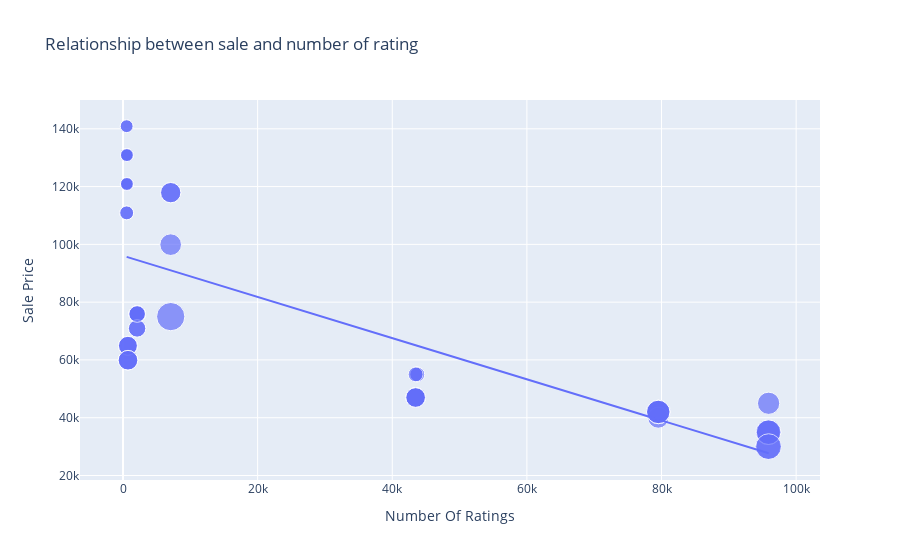

The notebook cell saved with this chart:
### Code cell
figure = px.scatter(data_frame = data, x = "Number Of Ratings", 
                    y = "Sale Price", size = "Discount Percentage", trendline = "ols",
                    title = "Relationship between sale and number of rating")
figure.show()

### Figure 1 — Plotly figure (JSON) as saved in the notebook; plotly's stock layout.template omitted (floating-point values rounded to 4 significant figures)
{"data": [{"hovertemplate": "Number Of Ratings=%{x}<br>Sale Price=%{y}<br>Discount Percentage=%{marker.size}<extra></extra>", "legendgroup": "", "marker": {"color": "#636efa", "size": [0, 0, 0, 0, 0, 0, 0, 0, 0, 20, 16, 20, 20, 20, 0, 0, 0, 0, 29, 15, 0, 15, 17, 18, 6, 6, 13, 6, 14, 10, 7, 6, 6, 13, 13, 10, 10, 6, 14, 6, 10, 6, 11, 11, 10, 14, 7, 6, 6, 6, 8, 8, 24, 22, 22, 22, 8, 24, 14, 14, 14, 14], "sizemode": "area", "sizeref": 0.0725, "symbol": "circle"}, "mode": "markers", "name": "", "orientation": "v", "showlegend": false, "type": "scatter", "x": [3431, 3431, 3431, 11202, 11202, 3431, 3431, 11202, 1454, 79512, 79512, 79582, 79512, 79512, 1078, 1078, 1078, 1078, 7088, 7088, 1078, 7088, 7081, 95909, 542, 580, 740, 545, 740, 2101, 545, 580, 580, 730, 730, 2101, 2101, 580, 740, 580, 2092, 545, 2101, 2092, 2101, 740, 545, 580, 580, 580, 43707, 43707, 95807, 95909, 95807, 95909, 43470, 95909, 43470, 43470, 43470, 43470], "xaxis": "x", "y": [49900, 84900, 84900, 77000, 77000, 49900, 49900, 77000, 89900, 41999, 39999, 41999, 41999, 41999, 131900, 117100, 131900, 117100, 74999, 117900, 117100, 117900, 99900, 44999, 140900, 130900, 64900, 120900, 59900, 75900, 110900, 130900, 120900, 64900, 64900, 75900, 75900, 120900, 59900, 120900, 75900, 140900, 70900, 70900, 75900, 59900, 110900, 120900, 130900, 130900, 54999, 54999, 29999, 34999, 34999, 34999, 54999, 29999, 46999, 46999, 46999, 46999], "yaxis": "y"}, {"hovertemplate": "<b>OLS trendline</b><br>Sale Price = -0.712783 * Number Of Ratings + 96054.8<br>R<sup>2</sup>=0.492139<br><br>Number Of Ratings=%{x}<br>Sale Price=%{y} <b>(trend)</b><extra></extra>", "legendgroup": "", "marker": {"color": "#636efa", "symbol": "circle"}, "mode": "lines", "name": "", "showlegend": false, "type": "scatter", "x": [542, 545, 545, 545, 545, 580, 580, 580, 580, 580, 580, 580, 580, 730, 730, 740, 740, 740, 740, 1078, 1078, 1078, 1078, 1078, 1454, 2092, 2092, 2101, 2101, 2101, 2101, 2101, 3431, 3431, 3431, 3431, 3431, 7081, 7088, 7088, 7088, 11202, 11202, 11202, 43470, 43470, 43470, 43470, 43470, 43707, 43707, 79512, 79512, 79512, 79512, 79582, 95807, 95807, 95909, 95909, 95909, 95909], "xaxis": "x", "y": [95670.0, 95670.0, 95670.0, 95670.0, 95670.0, 95640.0, 95640.0, 95640.0, 95640.0, 95640.0, 95640.0, 95640.0, 95640.0, 95530.0, 95530.0, 95530.0, 95530.0, 95530.0, 95530.0, 95290.0, 95290.0, 95290.0, 95290.0, 95290.0, 95020.0, 94560.0, 94560.0, 94560.0, 94560.0, 94560.0, 94560.0, 94560.0, 93610.0, 93610.0, 93610.0, 93610.0, 93610.0, 91010.0, 91000.0, 91000.0, 91000.0, 88070.0, 88070.0, 88070.0, 65070.0, 65070.0, 65070.0, 65070.0, 65070.0, 64900.0, 64900.0, 39380.0, 39380.0, 39380.0, 39380.0, 39330.0, 27770.0, 27770.0, 27690.0, 27690.0, 27690.0, 27690.0], "yaxis": "y"}], "layout": {"autosize": true, "legend": {"itemsizing": "constant", "tracegroupgap": 0}, "title": {"text": "Relationship between sale and number of rating"}, "xaxis": {"anchor": "y", "autorange": true, "domain": [0, 1], "range": [-6351.0, 103500.0], "title": {"text": "Number Of Ratings"}, "type": "linear"}, "yaxis": {"anchor": "x", "autorange": true, "domain": [0, 1], "range": [11530.0, 153700.0], "title": {"text": "Sale Price"}, "type": "linear"}}}
